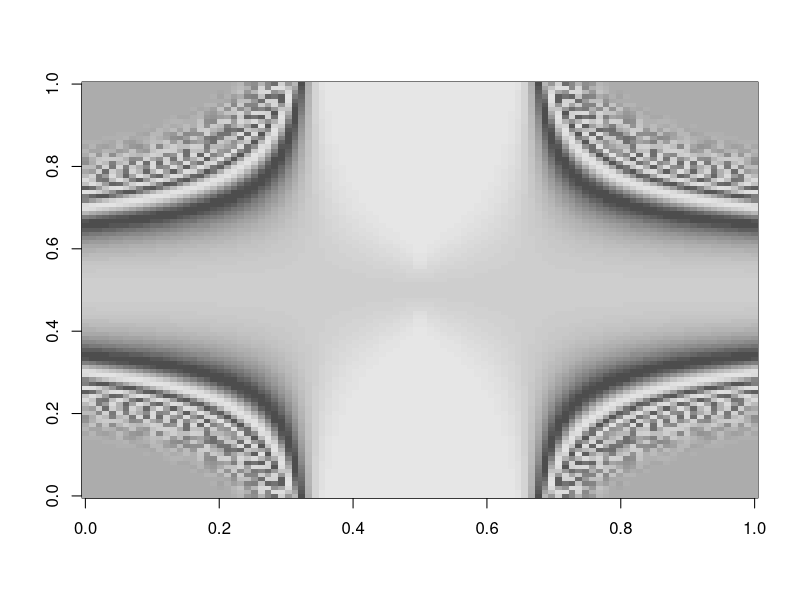
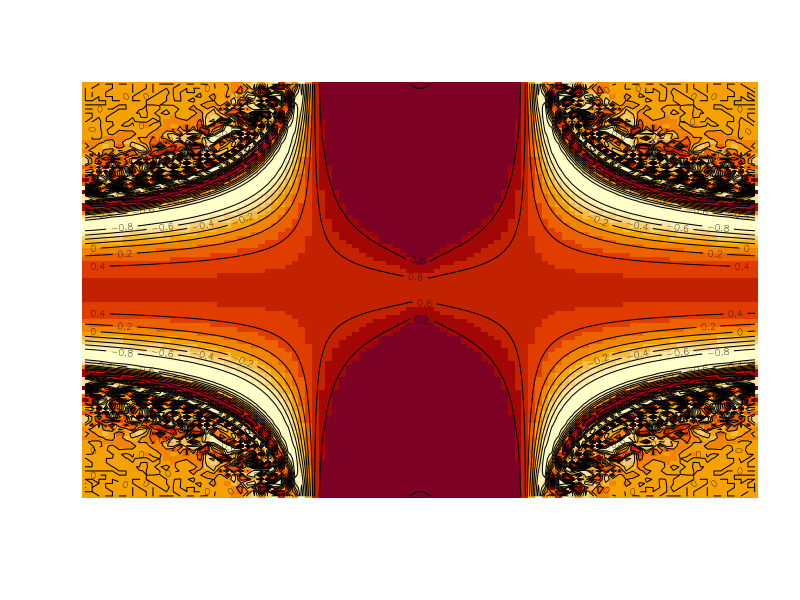
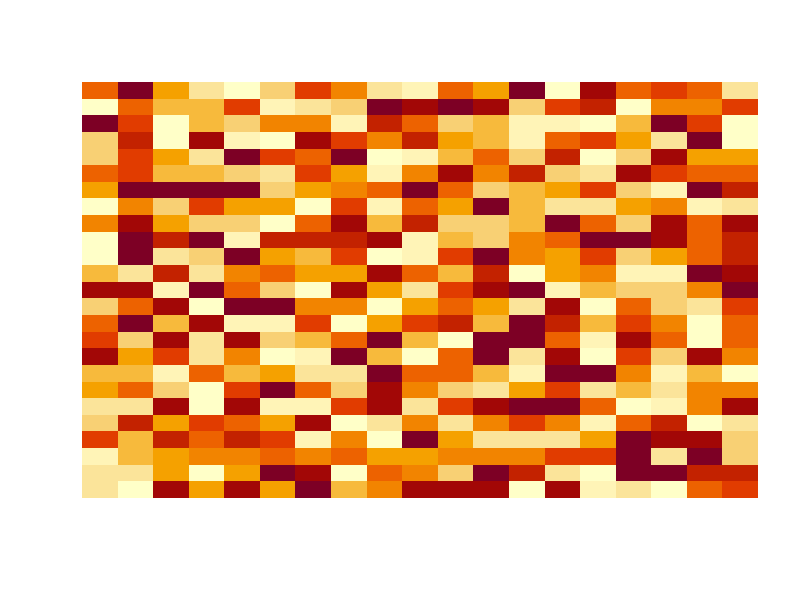
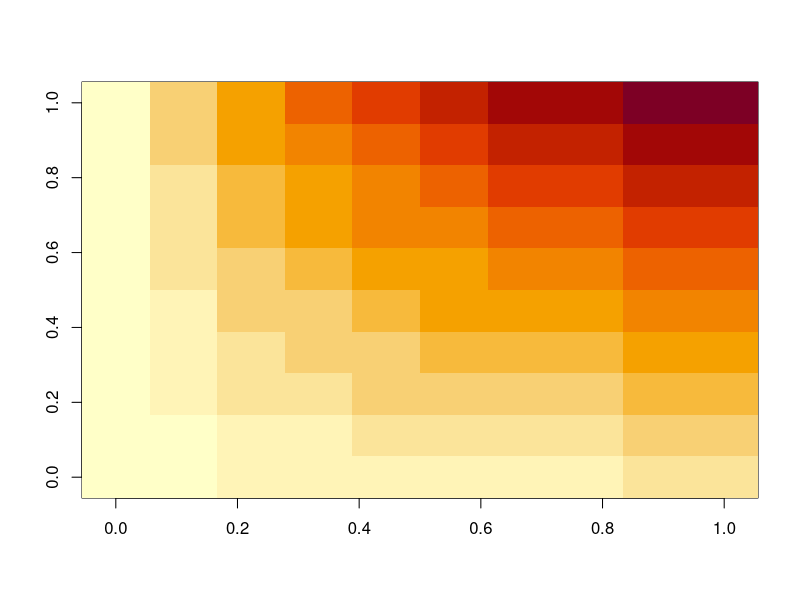
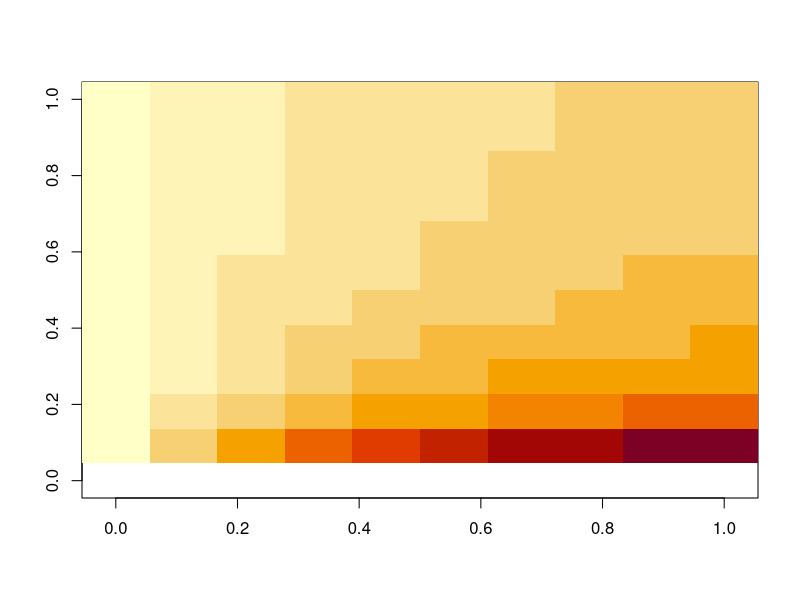
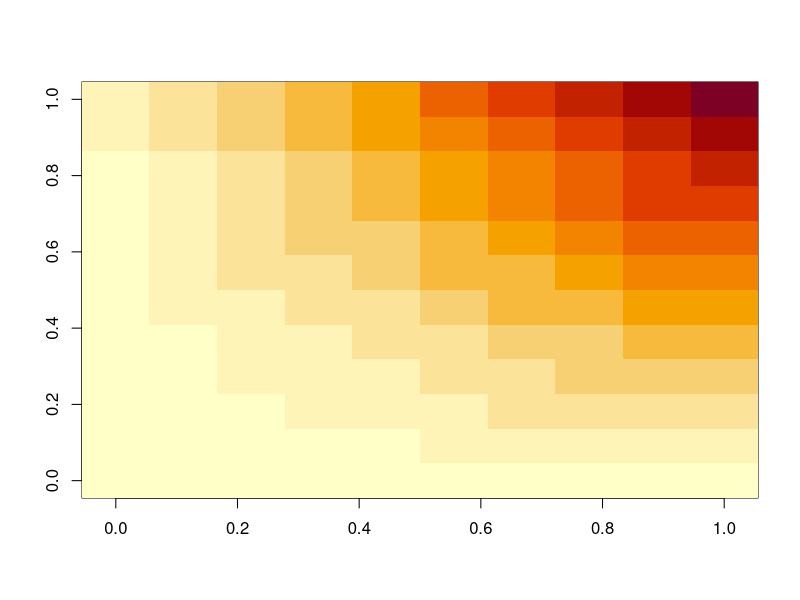
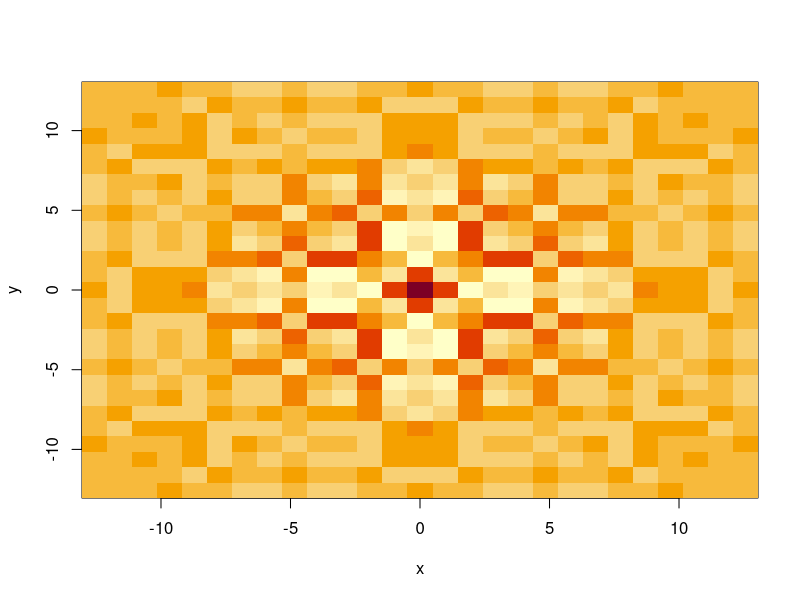
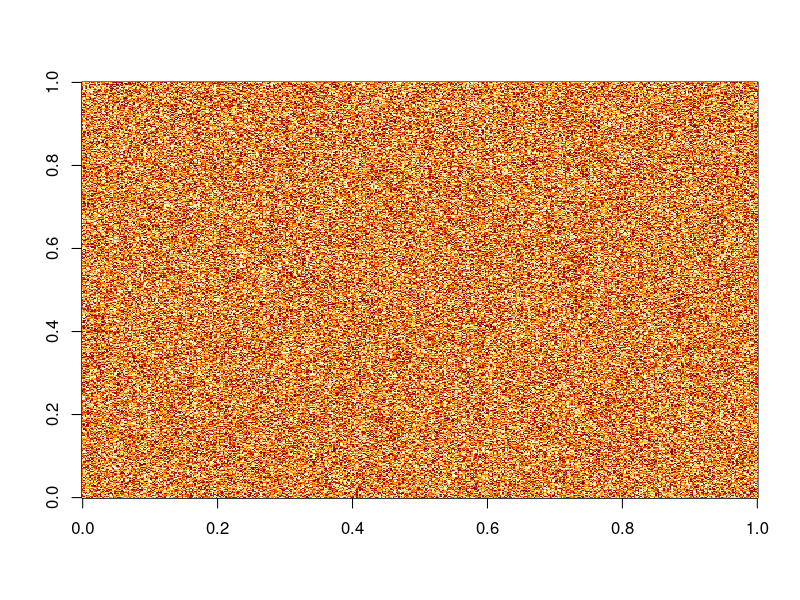

Recreate these plots in R, in order.
# random image 

library(grDevices)

# angle = sin, cos, tan
random_image <- function(num, pow, val,len) {
  
  x <- y <- seq((-num)*pi, (num)*pi, length.out = len)
  r <- sqrt(outer(x^2, y^2, "^"))

  image(z = z <- cos(r^pow)*exp(-r/(val)), col = gray.colors(36))
  image(z, axes = FALSE)
  contour(z, add = TRUE, drawlabels = TRUE)
  
}


random_image(1,1,100,100)


ran <- matrix(runif(n=500, min=2, max=300), nrow=25)
image(t(ran)[ncol(ran):2,],axes = FALSE)


funk <- function(a,b) log(a^b*a)*pi
a <- b <- 10L
image(outer(1:a,1:b,funk))


image(outer(1:10, 1:12, "log"))

image(outer(1:10, 1:12, "*"), useRaster = TRUE)


x <- y <- seq(-4*pi, 4*pi, len=27)
r <- sqrt(outer(x^2, y^2, "+"))
z <- cos(r^2)*exp(-r/6)
image <- (z - min(z))/diff(range(z))

image(x,y,z)

z <- matrix(runif(500*500), ncol=500)
image(z)
